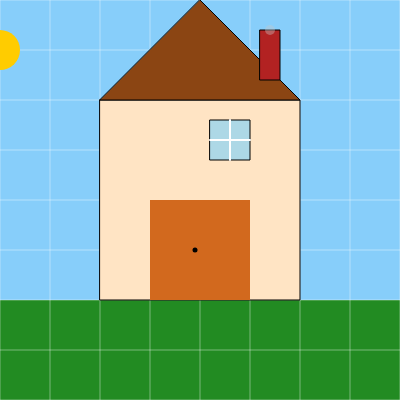
Frame 1 (no input)
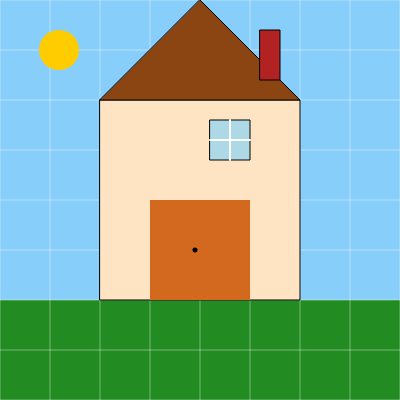
Frame 60 (no input)
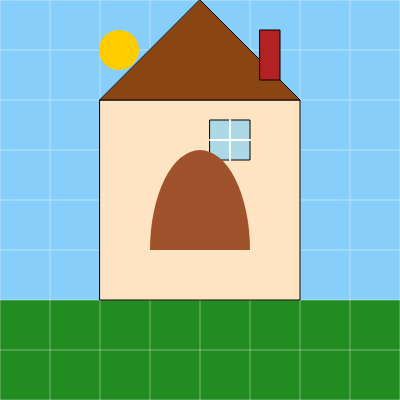
Frame 120 (the mouse pressed at the canvas centre since frame 60)

The p5.js sketch that drew these frames (run headless with seeded random() and noise() and a simulated clock; from frame 60 on, the mouse is pressed at the canvas centre):

// p5.js sketch
// ── sketch.js
let sunX = 0;
let smokeY = 0;
let smokeSize = 10;
let doorOpen = false;

function setup() {
  createCanvas(400, 400);
  frameRate(30);
}

function draw() {
  drawSky();
  drawGround();
  drawGrid();
  drawHouse();
  animateSun();
  animateSmoke();
  drawDoor();
}

function drawSky() {
  background(135, 206, 250); // sky blue
}

function drawGround() {
  noStroke();
  fill(34, 139, 34); // green grass
  rect(0, 300, width, 100);
}

function drawGrid() {
  stroke(255, 255, 255, 100); // white translucent grid
  for (let i = 0; i <= 400; i += 50) {
    line(i, 0, i, 400);
    line(0, i, 400, i);
  }
}

function drawHouse() {
  // Main house
  stroke(0);
  fill(255, 228, 196); // light peach
  rect(100, 100, 200, 200);

  // Roof
  fill(139, 69, 19); // brown
  triangle(100, 100, 300, 100, 200, 0);

  // Chimney
  fill(178, 34, 34); // firebrick red
  rect(260, 30, 20, 50);

  // Window
  fill(173, 216, 230); // light blue glass
  rect(210, 120, 40, 40);
  stroke(255);
  strokeWeight(2);
  line(210, 140, 250, 140);
  line(230, 120, 230, 160);
  strokeWeight(1);
}

function drawDoor() {
  if (doorOpen) {
    fill(160, 82, 45); // darker brown open door
    arc(200, 250, 100, 200, PI, 0);
  } else {
    fill(210, 105, 30); // chocolate brown door
    rect(150, 200, 100, 100);
    fill(0);
    ellipse(195, 250, 5, 5); // knob
  }
}

function mousePressed() {
  doorOpen = !doorOpen;
}

function animateSun() {
  fill(255, 204, 0);
  noStroke();
  ellipse(sunX, 50, 40, 40);
  sunX += 1;
  if (sunX > width + 20) sunX = -20;
}

function animateSmoke() {
  fill(200, 200, 200, 100);
  noStroke();
  ellipse(270, 30 - smokeY, smokeSize, smokeSize);
  smokeY += 1;
  smokeSize += 0.1;

  if (smokeY > 60) {
    smokeY = 0;
    smokeSize = 10;
  }
}
